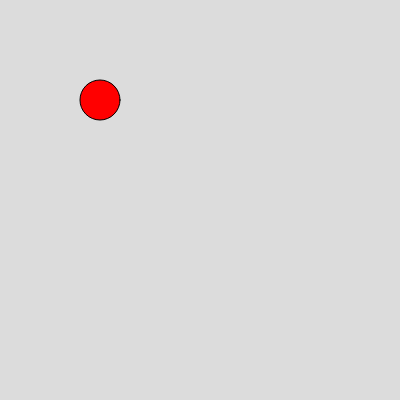
Frame 1 (no input)
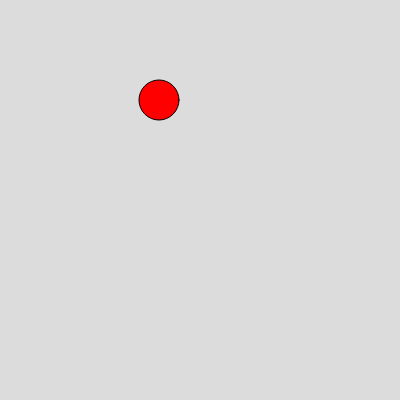
Frame 60 (no input)
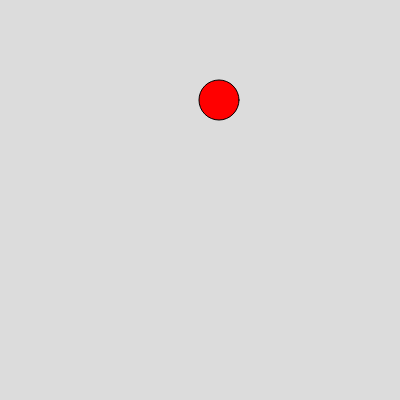
Frame 120 (the mouse pressed at the canvas centre since frame 60)

The p5.js sketch that drew these frames (run headless with seeded random() and noise() and a simulated clock; from frame 60 on, the mouse is pressed at the canvas centre):

// p5.js sketch
// ── sketch.js
/*// variables y constantes
 let variable = 10;
 const constantes = 5;
 let arreglo = [];
 // if else switch
 // for while

 // JSON
// JavaScript Object Notation

// Literal
let bolaLiteral = {
  x:20,
  y:50,
  mostrar: function() {
    fill(255,255,0)
    ellipse(this.x,this.y,20,20);    
  }
};

// Notación con función constructora
let BolaFunction = function(x, y){
  return{
    x : x,
    y : y,
    mostrar : function(){
      fill(0,255,0)
      ellipse(this.x,this.y,20,20);    
    }
  }
};

// Otra versión de función constructora
function BolaFunctionComp(x,y) {
  let obj = {};
  obj.x = x;
  obj.y = y;
  obj.mostrar = function() {
    fill(255,0,255)
    ellipse(this.x,this.y,20,20);
  }
  return obj;
}

// función simplificada
function BolaFunct(x,y) {
  this.x = x;
  this.y = y;
  this.mostrar = function() {
    fill(255,0,0)
    ellipse(this.x,this.y,20,20);
  };
}*/

//  Notación con clases


/*let bola2 = new BolaFunction(200,200);
let bola3 = new BolaFunctionComp(300,300);
let bola4 = new BolaFunct(300,100);*/


let bola = new Bola(100,100);

function setup() {
  createCanvas(400, 400);
  
}

function draw() {
  background(220);
  //bolaLiteral.mostrar();
  bola.mostrar();
  bola.mover();
  console.log(bola.getY());  
  /*bola2.mostrar();  
  bola3.mostrar();  
  bola4.mostrar();*/
}


// ── Bola.js
class Bola{
    // variables y constantes ... 
    constructor(x,y) {
      this.x = x;
      this.y = y;
      this.diametro = 40;
    }
    mostrar(){
      fill(255,0,0)
      ellipse(this.x,this.y,this.diametro,this.diametro);
    }
   mover(){
     this.x += 1;
     if(this.x > 400){
      this.x = 0;
     }
   }
   getX(){
    return this.x;
   }
   getY(){
    return this.y;
   }
}
